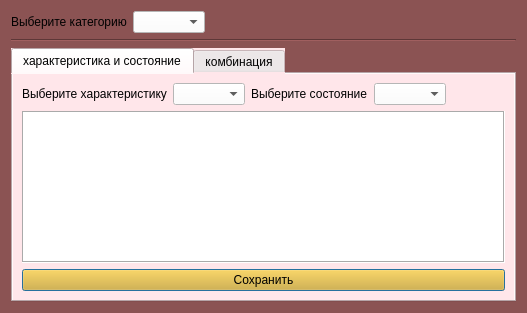
<?xml version="1.0" encoding="UTF-8"?>
<ui version="4.0">
 <class>Dialog</class>
 <widget class="QDialog" name="Dialog">
  <property name="geometry">
   <rect>
    <x>0</x>
    <y>0</y>
    <width>527</width>
    <height>313</height>
   </rect>
  </property>
  <property name="windowTitle">
   <string>Editing recommendations</string>
  </property>
  <property name="styleSheet">
   <string notr="true">background-color: rgb(139, 83, 83);
</string>
  </property>
  <layout class="QVBoxLayout" name="verticalLayout_3">
   <item>
    <layout class="QHBoxLayout" name="horizontalLayout">
     <item>
      <widget class="QLabel" name="label">
       <property name="sizePolicy">
        <sizepolicy hsizetype="Preferred" vsizetype="Preferred">
         <horstretch>0</horstretch>
         <verstretch>0</verstretch>
        </sizepolicy>
       </property>
       <property name="text">
        <string>Выберите категорию</string>
       </property>
      </widget>
     </item>
     <item>
      <widget class="QComboBox" name="ageCombo">
       <property name="styleSheet">
        <string notr="true">background-color: rgb(255, 255, 255);
selection-color: rgb(0, 0, 0);
selection-background-color: rgb(167, 255, 253);</string>
       </property>
      </widget>
     </item>
     <item>
      <spacer name="horizontalSpacer">
       <property name="orientation">
        <enum>Qt::Horizontal</enum>
       </property>
       <property name="sizeHint" stdset="0">
        <size>
         <width>40</width>
         <height>20</height>
        </size>
       </property>
      </spacer>
     </item>
    </layout>
   </item>
   <item>
    <widget class="Line" name="line">
     <property name="orientation">
      <enum>Qt::Horizontal</enum>
     </property>
    </widget>
   </item>
   <item>
    <widget class="QTabWidget" name="tabWidget">
     <property name="styleSheet">
      <string notr="true">background-color: rgb(255, 230, 234);
alternate-background-color: rgb(170, 85, 255);</string>
     </property>
     <property name="currentIndex">
      <number>0</number>
     </property>
     <widget class="QWidget" name="tab">
      <attribute name="title">
       <string>характеристика и состояние</string>
      </attribute>
      <layout class="QVBoxLayout" name="verticalLayout">
       <item>
        <layout class="QVBoxLayout" name="verticalLayout_2">
         <item>
          <layout class="QGridLayout" name="gridLayout">
           <item row="0" column="3">
            <spacer name="horizontalSpacer_2">
             <property name="orientation">
              <enum>Qt::Horizontal</enum>
             </property>
             <property name="sizeHint" stdset="0">
              <size>
               <width>40</width>
               <height>20</height>
              </size>
             </property>
            </spacer>
           </item>
           <item row="0" column="0">
            <layout class="QHBoxLayout" name="horizontalLayout_2">
             <item>
              <widget class="QLabel" name="label_2">
               <property name="text">
                <string>Выберите характеристику</string>
               </property>
              </widget>
             </item>
             <item>
              <widget class="QComboBox" name="parameterCombo">
               <property name="styleSheet">
                <string notr="true">background-color: rgb(255, 255, 255);
selection-color: rgb(0, 0, 0);
selection-background-color: rgb(167, 255, 253);</string>
               </property>
              </widget>
             </item>
            </layout>
           </item>
           <item row="0" column="1">
            <layout class="QHBoxLayout" name="horizontalLayout_3">
             <item>
              <widget class="QLabel" name="label_4">
               <property name="text">
                <string>Выберите состояние</string>
               </property>
              </widget>
             </item>
             <item>
              <widget class="QComboBox" name="statusCombo">
               <property name="styleSheet">
                <string notr="true">background-color: rgb(255, 255, 255);
selection-color: rgb(0, 0, 0);
selection-background-color: rgb(167, 255, 253);</string>
               </property>
               <property name="sizeAdjustPolicy">
                <enum>QComboBox::AdjustToContents</enum>
               </property>
              </widget>
             </item>
            </layout>
           </item>
          </layout>
         </item>
         <item>
          <widget class="QTextEdit" name="textEdit">
           <property name="toolTip">
            <string>&lt;html&gt;&lt;head/&gt;&lt;body&gt;&lt;p&gt;Поле для редактирования рекомендаций&lt;/p&gt;&lt;p&gt;&lt;span style=&quot; font-weight:600;&quot;&gt;&amp;lt;Текст&amp;gt; - выделение текста жирным&lt;/span&gt;&lt;/p&gt;&lt;/body&gt;&lt;/html&gt;</string>
           </property>
           <property name="styleSheet">
            <string notr="true">background-color: rgb(255, 255, 255);</string>
           </property>
           <property name="frameShape">
            <enum>QFrame::Box</enum>
           </property>
          </widget>
         </item>
         <item>
          <widget class="QPushButton" name="saveButton">
           <property name="styleSheet">
            <string notr="true">background-color: #e1a91a;</string>
           </property>
           <property name="text">
            <string>Сохранить</string>
           </property>
          </widget>
         </item>
        </layout>
       </item>
      </layout>
     </widget>
     <widget class="QWidget" name="tab_2">
      <attribute name="title">
       <string>комбинация</string>
      </attribute>
      <layout class="QVBoxLayout" name="verticalLayout_4">
       <item>
        <layout class="QHBoxLayout" name="horizontalLayout_4">
         <item>
          <widget class="QLabel" name="label_3">
           <property name="font">
            <font>
             <weight>75</weight>
             <bold>true</bold>
            </font>
           </property>
           <property name="text">
            <string>ЧСС</string>
           </property>
          </widget>
         </item>
         <item>
          <widget class="SelectStatus" name="heartRateSelectStatus" native="true">
           <property name="toolTip">
            <string>&lt;html&gt;&lt;head/&gt;&lt;body&gt;&lt;p&gt;Укажите состояние&lt;/p&gt;&lt;/body&gt;&lt;/html&gt;</string>
           </property>
          </widget>
         </item>
         <item>
          <widget class="QLabel" name="label_5">
           <property name="font">
            <font>
             <weight>75</weight>
             <bold>true</bold>
            </font>
           </property>
           <property name="text">
            <string>Частота дыхания</string>
           </property>
          </widget>
         </item>
         <item>
          <widget class="SelectStatus" name="breathFreqSelectStatus" native="true">
           <property name="toolTip">
            <string>&lt;html&gt;&lt;head/&gt;&lt;body&gt;&lt;p&gt;Укажите состояние&lt;/p&gt;&lt;/body&gt;&lt;/html&gt;</string>
           </property>
          </widget>
         </item>
         <item>
          <widget class="QLabel" name="label_6">
           <property name="font">
            <font>
             <weight>75</weight>
             <bold>true</bold>
            </font>
           </property>
           <property name="text">
            <string>Время появления альфа-ритма</string>
           </property>
          </widget>
         </item>
         <item>
          <widget class="SelectStatus" name="alphaSelectStatus" native="true">
           <property name="toolTip">
            <string>&lt;html&gt;&lt;head/&gt;&lt;body&gt;&lt;p&gt;Укажите состояние&lt;/p&gt;&lt;/body&gt;&lt;/html&gt;</string>
           </property>
          </widget>
         </item>
         <item>
          <widget class="QToolButton" name="updateCombRecommendationButton">
           <property name="toolTip">
            <string>&lt;html&gt;&lt;head/&gt;&lt;body&gt;&lt;p&gt;Нажмите для обновления текстового поля&lt;/p&gt;&lt;/body&gt;&lt;/html&gt;</string>
           </property>
           <property name="styleSheet">
            <string notr="true">background-color: rgb(225, 194, 36);</string>
           </property>
           <property name="text">
            <string/>
           </property>
           <property name="icon">
            <iconset>
             <normaloff>update_comports.png</normaloff>update_comports.png</iconset>
           </property>
          </widget>
         </item>
         <item>
          <spacer name="horizontalSpacer_3">
           <property name="orientation">
            <enum>Qt::Horizontal</enum>
           </property>
           <property name="sizeHint" stdset="0">
            <size>
             <width>40</width>
             <height>20</height>
            </size>
           </property>
          </spacer>
         </item>
        </layout>
       </item>
       <item>
        <widget class="QTextEdit" name="textEdit_2">
         <property name="toolTip">
          <string>&lt;html&gt;&lt;head/&gt;&lt;body&gt;&lt;p&gt;Поле для редактирования рекомендаций&lt;/p&gt;&lt;p&gt;&lt;span style=&quot; font-weight:600;&quot;&gt;&amp;lt;Текст&amp;gt; - выделение текста жирным&lt;/span&gt;&lt;/p&gt;&lt;/body&gt;&lt;/html&gt;</string>
         </property>
         <property name="styleSheet">
          <string notr="true">background-color: rgb(255, 255, 255);</string>
         </property>
         <property name="frameShape">
          <enum>QFrame::Box</enum>
         </property>
        </widget>
       </item>
       <item>
        <layout class="QHBoxLayout" name="horizontalLayout_5">
         <item>
          <widget class="QPushButton" name="saveCombRecommendationButton">
           <property name="styleSheet">
            <string notr="true">background-color: #e1a91a;</string>
           </property>
           <property name="text">
            <string>Сохранить</string>
           </property>
          </widget>
         </item>
         <item>
          <widget class="QPushButton" name="deleteCombRecommendationButton">
           <property name="styleSheet">
            <string notr="true">background-color: rgb(199, 54, 54);</string>
           </property>
           <property name="text">
            <string>Удалить</string>
           </property>
          </widget>
         </item>
        </layout>
       </item>
      </layout>
     </widget>
    </widget>
   </item>
  </layout>
 </widget>
 <customwidgets>
  <customwidget>
   <class>SelectStatus</class>
   <extends>QWidget</extends>
   <header>select_status</header>
   <container>1</container>
  </customwidget>
 </customwidgets>
 <resources/>
 <connections/>
</ui>
